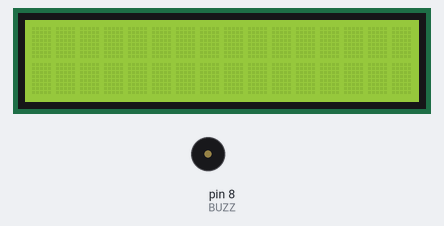
The sketch below on a simulated Arduino Uno, built with avr-gcc and run on an emulated ATmega328P. On the bench: 16×2 character LCD, buzzer (waves = sounding, pin HIGH). Random numbers use the default seed unless the sketch sets one; the modem accepts every AT command (registered, SIM ready, sends succeed) and sends nothing else; what the sketch prints to the serial monitor is not drawn.

Above: at 0.1 s.
At 18.4 s:
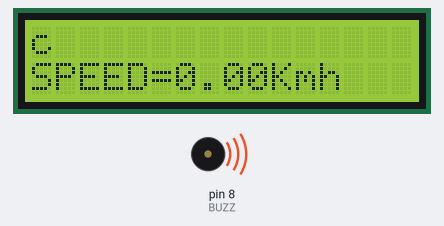
At 37.4 s:
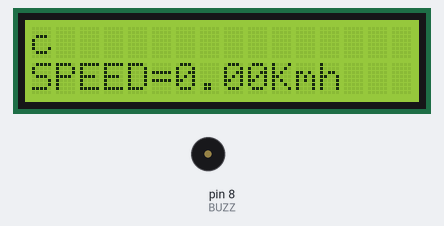
Timing chart, 0 to 129.4 s (numbered marks = the images above):
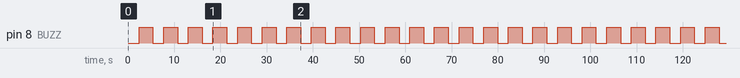

Measured:
- by itself, pin 8 (BUZZ): alternates HIGH for 3.0 s and LOW for 2.3 s
- by itself, everything shown: repeats every 37.3 s, in 14 steps

The sketch:

Speed.ino
```cpp
#include <TinyGPS.h>
#include <SoftwareSerial.h>
#include <LiquidCrystal_I2C.h>

LiquidCrystal_I2C lcd(0x27,16,2);
SoftwareSerial gsm(8,9);
SoftwareSerial ss(6,5);
String phone_no1 = "8971504592";
//String phone_no2 = "";
TinyGPS gps;
float value=0;
float rev=0;
int rpm;
int oldtime=0;
int time;
char v_no = "KA05MG3232";
long randNumber;
void sendsms (String phone_no1,float s);
void sendsmsrto (String phone_no2,float s);
const int BUZZ = 8;

void isr() //interrupt service routine
{
rev++;
}

void setup()
{
Serial.begin(9600);
gsm.begin(9600);
ss.begin(9600);
lcd.init();
  lcd.clear();
  lcd.backlight();
  pinMode(BUZZ, OUTPUT);


attachInterrupt(0,isr,RISING); //attaching the interrupt
}

void loop()
{

delay(1000);
detachInterrupt(0); //detaches the interrupt
time=millis()-oldtime; //finds the time
rpm=(rev/time)*60000*7; //calculates rpm for blades
oldtime=millis(); //saves the current time
rev=0;
float r=0.0375;
float c=2*(22/7)*r;
float s=abs(c*rpm);
//s=(s/1000)*6;
s=0;


//Serial.print(rpm);
//Serial.print("\n");
  lcd.setCursor(0,0);
  lcd.print(v_no);
  lcd.setCursor(0,1);
  lcd.print("SPEED=");
  lcd.print(s);
  lcd.print("Kmh");
if (s>=0)
{
  sendsms(phone_no1,  s);
  digitalWrite(BUZZ, HIGH);
  delay(3000);
  digitalWrite(BUZZ, LOW);
 // sendsmsrto(phone_no2, s);

}

attachInterrupt(0,isr,RISING);
}


void sendsms(String phoneno,float s)
{

  bool newddata = false;
  unsigned long chars;
  unsigned short sentences,failed;
  float flat,flon;
  unsigned long age;
  randNumber = random(10000,99999);
  gps.f_get_position(&flat,&flon,&age);
  gsm.print("AT+CMGF=1\r");
  delay(400);
  gsm.print("AT+CMGS=\"");
  gsm.print(phoneno);
  gsm.println("\"");
  delay(300);
  Serial.print("Your e-challan No is ");
  Serial.print(randNumber);
  gsm.print("Your e-challan No is ");
  gsm.print(randNumber);

  //lcd.print(randNumber);


  Serial.println("\nFor the Vehicle No. ");
  Serial.print(v_no);
  Serial.print("\nFound OVER SPEEDING at \n");
  Serial.print(s);
  Serial.print("Km/hr");
  Serial.print("\n");
  gsm.print("\nFor the Vehicle No. ");
  gsm.print(v_no);
  gsm.print("\nFound OVER SPEEDING at ");
  gsm.print(s);
  gsm.print("Km/hr");
  gsm.print("\n");


  //gsm.print("\n");


  Serial.println("Having total challan amount as Rs 1000\nPlease pay the amount to the nearest RTO\n ");


  gsm.print("https://maps.google.com/maps?=loc:");
  //gsm.print("\n");
  gsm.print(flat==TinyGPS::GPS_INVALID_ANGLE ? 0.0 : flat,6);
  Serial.print(",");
  Serial.print("\n");
  gsm.print(",");
  gsm.print(flon==TinyGPS::GPS_INVALID_ANGLE ? 0.0 : flon,6);
  delay(200);


  Serial.print(flat);
  Serial.print("\n");
  Serial.print(flon);
  Serial.print("\n");
  gsm.println((char)26);
  delay(200);
  gsm.println();

}

/*void sendsmsrto(String phoneno2,float s)
{
  bool newddata = false;
  unsigned long chars;
  unsigned short sentences,failed;
  float flat,flon;
  unsigned long age;
  gps.f_get_position(&flat,&flon,&age);
  gsm.print("AT+CMGF=1\r");
  delay(400);
  gsm.print("AT+CMGS=\"");
  gsm.print(phoneno2);
  gsm.println("\"");
  delay(300);
  gsm.print("speed of vechile is");
  gsm.print(s);
  gsm.print("\n");
  gsm.print("https://maps.google.com/maps?=loc:");
  gsm.print("\n");
  gsm.print(flat==TinyGPS::GPS_INVALID_ANGLE ? 0.0 : flat,6);
  Serial.print(",");
  Serial.print("\n");
  gsm.print(",");
  gsm.print(flon==TinyGPS::GPS_INVALID_ANGLE ? 0.0 : flon,6);
  delay(200);
  gsm.print("\n");
  gsm.print("Address:");
  gsm.print("\n");
  gsm.print("Bike Plate No:");
  gsm.print("\n");
  Serial.print(flat);
  Serial.print("\n");
  Serial.print(flon);
  Serial.print("\n");
  gsm.println((char)26);
  delay(200);
  gsm.println();


}*/
```
